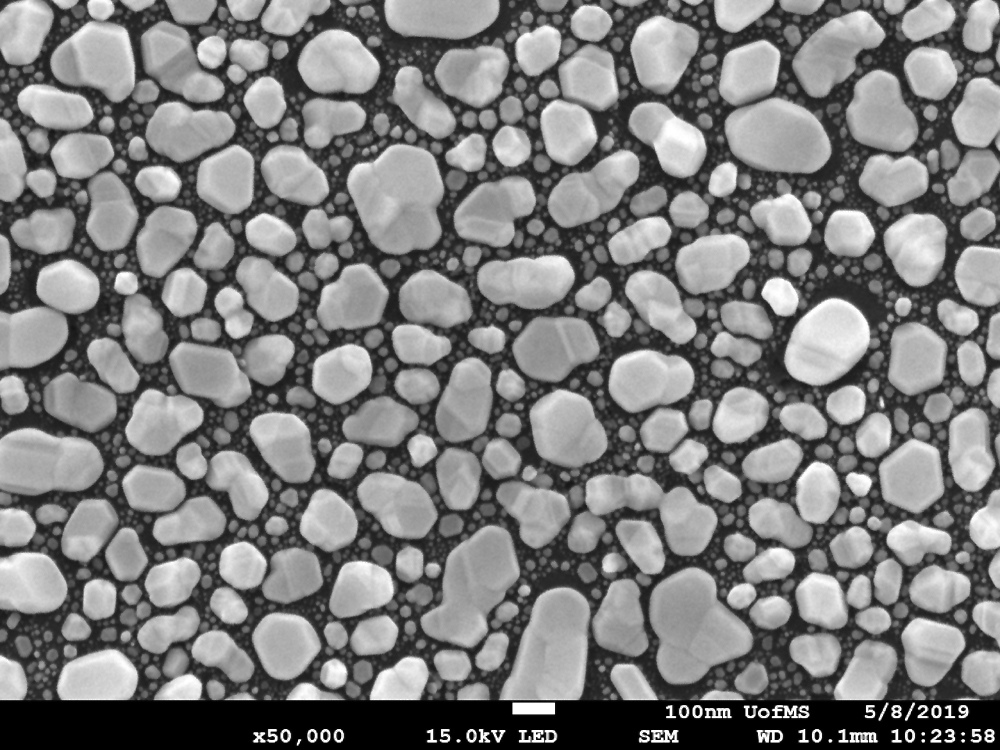
#> input picture tests/images/train_x/5-Gold-nanoparticles-on-carbon.jpg, 1000 x 750 px; its folder holds 4 pictures in this run
$ jupyter execute --allow-errors 4_Convert_to_PNG.ipynb
#> lines starting #> are read from the running program, lines starting #| are printed output that depends on the picture
# 1. Import Libraries

[cell 1]
import numpy as np
import matplotlib.pyplot as plt
import cv2


import matplotlib.image as mpimg
from pathlib import Path
from PIL import Image

# 2. Load Data

[cell 2]
p = Path('../data/dataset/good/test_y')
file_list = [x for x in p.glob('**/*') if x.is_file()]
print(len(file_list))

# 3. Change from .jpg to .png

[cell 3]
png_path = Path('../data/dataset/good/test_y_png')

for file in file_list:
    name = str(file).split('.')[-2].split('\\')[-1]
    print(name)
    img = mpimg.imread(file)
    ret, thresh = cv2.threshold(img, 128, 255, cv2.THRESH_BINARY)
    thresh[thresh == 255] = 1
    cv2.imwrite(str(png_path/f'{name}.png'), thresh)

[cell 4]
path_img = Path('../data/dataset/train_x')
path_lbl = Path('../data/dataset/train_y_png')

[cell 5]
x_file = [x for x in path_img.glob('**/*') if x.is_file()]
y_file = [y for y in path_lbl.glob('**/*') if y.is_file()]

x_train = [mpimg.imread(x) for x in x_file]
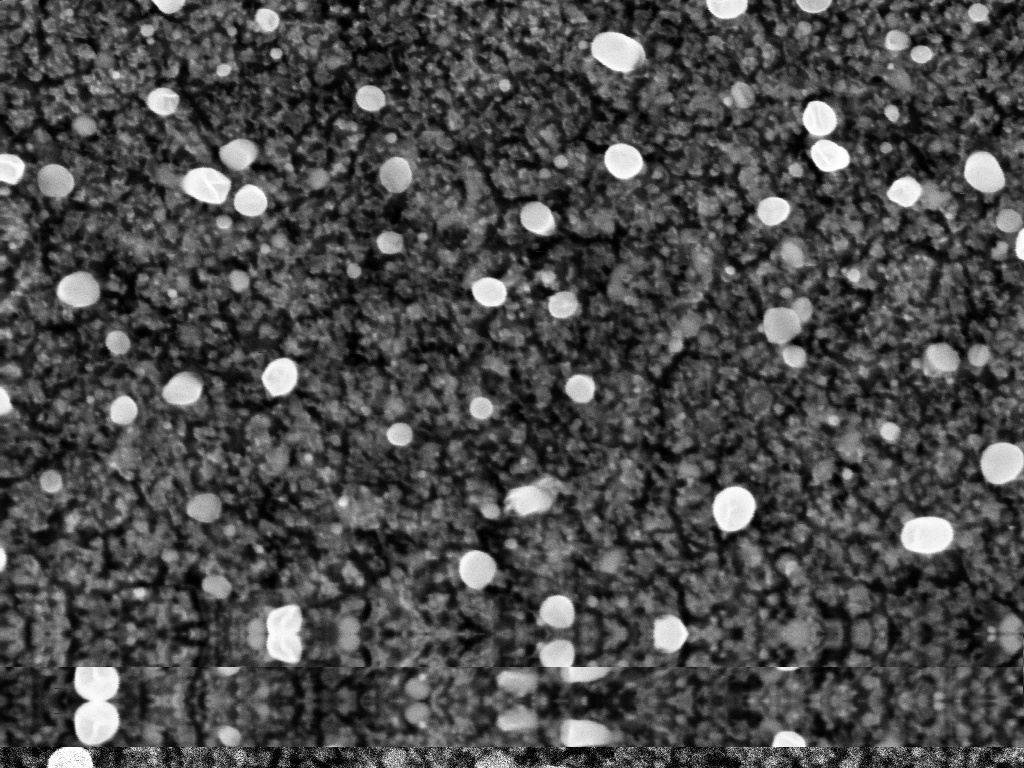
#> input picture tests/images/train_x/L2_0a111f9bab302c27064c3d9166f2afc4.jpg, 1024 x 768 px
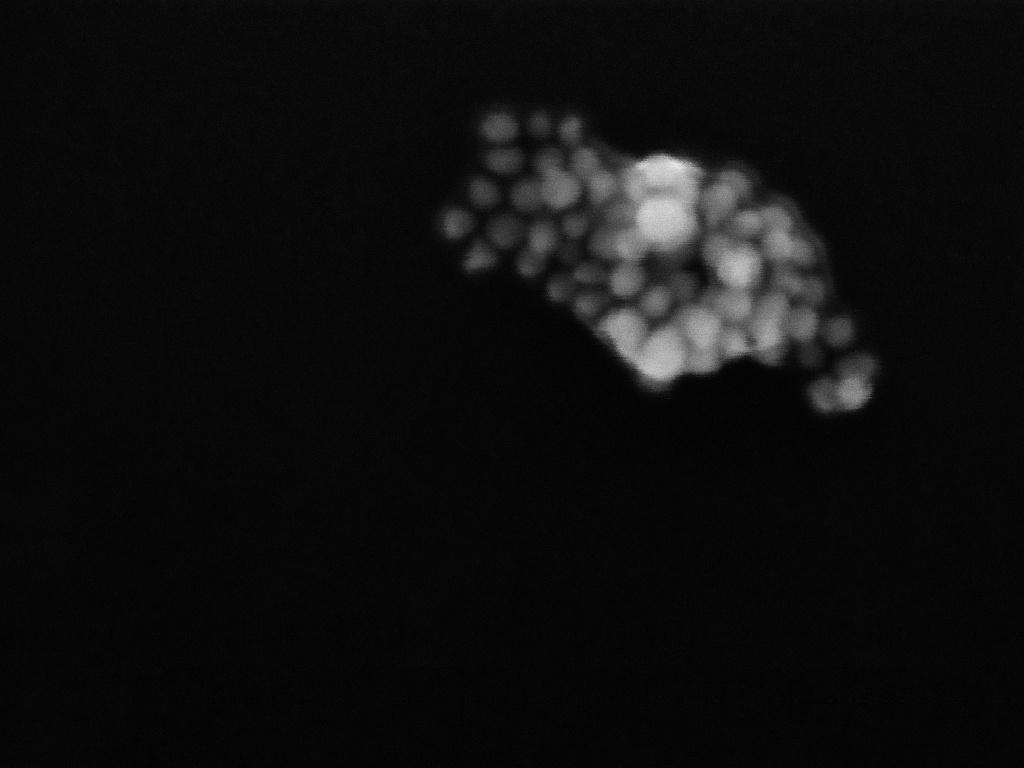
#> input picture tests/images/train_x/L2_0a7efff5757e6b543ee1a0d17328c881.jpg, 1024 x 768 px
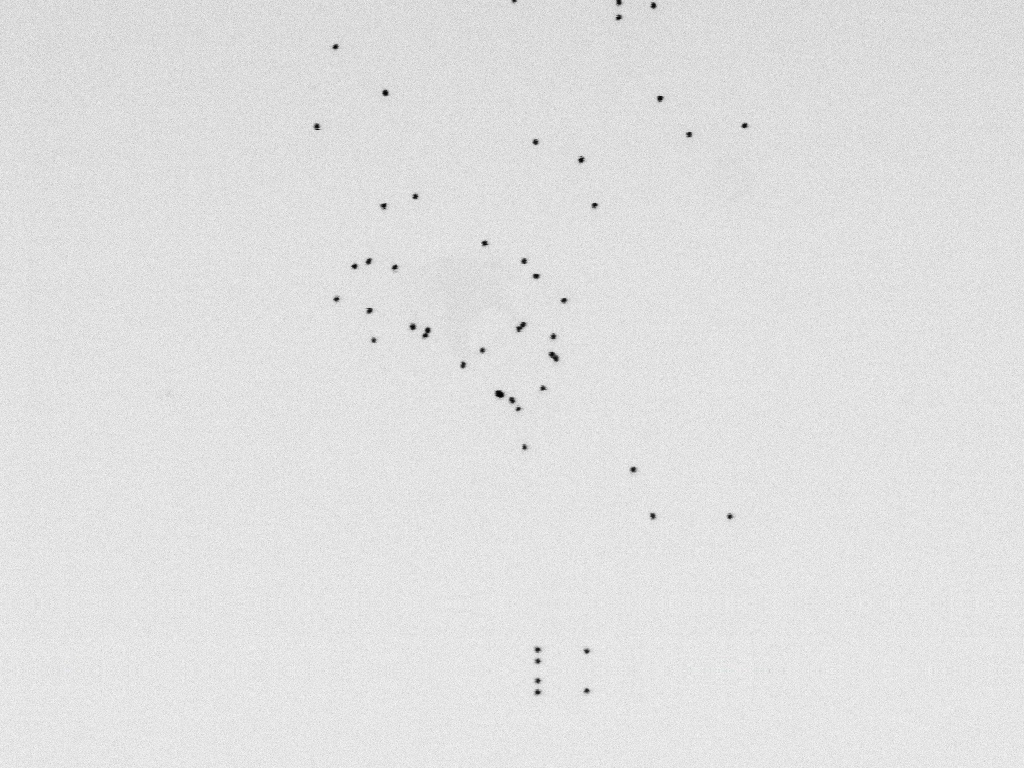
#> input picture tests/images/train_x/L2_0b3ff6d0426c2223ed121a5352b26b0f.jpg, 1024 x 768 px
#> x_train = 4 items
y_train = [mpimg.imread(str(y)) for y in y_file]

[cell 6]
for i in range(len(x_train)):
    if x_train[i].shape != (768, 1024, 3):
# [5 lines of commented-out code are left out]
        print(x_file[i])
#> this loop made 4 passes
#| tests/images/train_x/5-Gold-nanoparticles-on-carbon.jpg
print('Great!')

[cell 7]
filename = 'L2_11617127b7282f860682514801b9a8f3'
#> (the rest of this cell did not finish here and is left out)

[cell 8]
# new_xfile = np.stack([xfile]*3, -1)
# cv2.imwrite(f'../data/dataset/train_x/{filename}.jpg', new_xfile)

n00, n01 = 2, 3
#> n00 = 2; n01 = 3
n10, n11 = 2, 3

# [15 lines of commented-out code are left out]

#> (the rest of this cell did not finish here and is left out)
